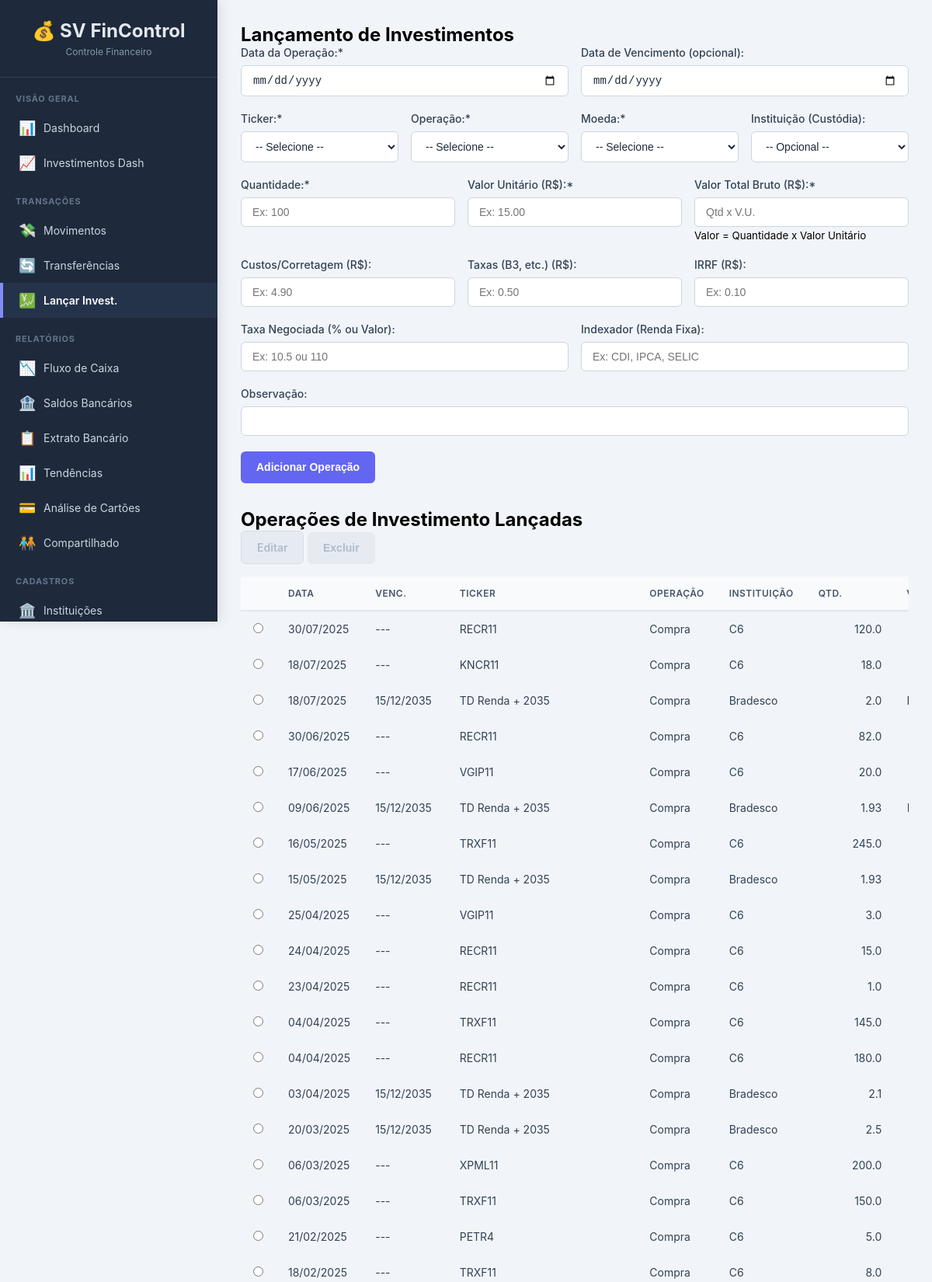
Screenshot of /investimentos (upper part) with the database file from the repository.
### tables this page shows
CREATE TABLE investimentos (
        id INTEGER PRIMARY KEY AUTOINCREMENT,
        data_investimento TEXT NOT NULL,
        data_vencimento TEXT,
        ticker_id INTEGER NOT NULL,
        operacao_id INTEGER NOT NULL,
        moeda_id INTEGER NOT NULL,
        quantidade REAL NOT NULL,
        valor_total REAL NOT NULL, custos REAL DEFAULT 0, taxas REAL DEFAULT 0, irrf REAL DEFAULT 0, valor_unitario REAL DEFAULT 0, instituicao_id INTEGER REFERENCES instituicoes(id), taxa_negociada REAL, indexador TEXT, observacao TEXT, 
        FOREIGN KEY (ticker_id) REFERENCES tickers (id),
        FOREIGN KEY (operacao_id) REFERENCES operacoes (id),
        FOREIGN KEY (moeda_id) REFERENCES moedas (id)
    );

CREATE TABLE tickers (
        id INTEGER PRIMARY KEY AUTOINCREMENT,
        descricao TEXT NOT NULL UNIQUE,
        classe TEXT NOT NULL,
        tipo TEXT NOT NULL
    );

CREATE TABLE operacoes (
        id INTEGER PRIMARY KEY AUTOINCREMENT,
        descricao TEXT NOT NULL UNIQUE,
        natureza TEXT NOT NULL CHECK(natureza IN ('Entrada', 'Saida'))
    );

CREATE TABLE instituicoes (
        id INTEGER PRIMARY KEY AUTOINCREMENT,
        descricao TEXT NOT NULL UNIQUE
    );

### app.py (the view)
@app.route('/investimentos')
def investimentos():
    conn = get_db_connection()
    investimentos_list = conn.execute('''
        SELECT
            i.*, strftime('%d/%m/%Y', i.data_investimento) as data_inv_formatada,
            strftime('%d/%m/%Y', i.data_vencimento) as data_venc_formatada,
            t.descricao as ticker_nome, o.descricao as operacao_nome,
            o.natureza as operacao_natureza, m.codigo as moeda_codigo,
            inst.descricao as instituicao_nome
        FROM investimentos i
        JOIN tickers t ON i.ticker_id = t.id
        JOIN operacoes o ON i.operacao_id = o.id
        JOIN moedas m ON i.moeda_id = m.id
        LEFT JOIN instituicoes inst ON i.instituicao_id = inst.id
        ORDER BY i.data_investimento DESC, i.id DESC
    ''').fetchall()
    tickers_list = conn.execute('SELECT * FROM tickers ORDER BY descricao').fetchall()
    operacoes_list = conn.execute('SELECT * FROM operacoes ORDER BY descricao').fetchall()
    moedas_list = conn.execute('SELECT * FROM moedas ORDER BY codigo').fetchall()
    instituicoes_list = conn.execute('SELECT * FROM instituicoes ORDER BY descricao').fetchall()
    conn.close()
    return render_template('investimentos.html',
                           investimentos=investimentos_list, tickers=tickers_list,
                           operacoes=operacoes_list, moedas=moedas_list,
                           instituicoes=instituicoes_list)

### app.py (called while the page is built)
def format_brl(value):
    if pd.isna(value) or value == 0:
         return "R$ 0,00"
    try:
         float_value = float(value)
         if float_value == 0.0 and math.copysign(1.0, float_value) == -1.0:
             return "R$ 0,00"
         return f"R$ {float_value:,.2f}".replace(",", "X").replace(".", ",").replace("X", ".")
    except (ValueError, TypeError):
         return "Valor Inválido"

def get_db_connection():
    conn = sqlite3.connect(DATABASE, detect_types=sqlite3.PARSE_DECLTYPES | sqlite3.PARSE_COLNAMES)
    conn.execute("PRAGMA foreign_keys = ON;")
    conn.execute("PRAGMA journal_mode=WAL")
    conn.row_factory = sqlite3.Row
    return conn

### templates/investimentos.html (shortened to what this page needs)
{% extends "base.html" %}
{% block content %}
    <h2>Lançamento de Investimentos</h2>
    <form method="POST" action="{{ url_for('add_investimento') }}">
        <div style="display: grid; grid-template-columns: 1fr 1fr; gap: 1rem;">
            <div class="form-group">
                <label for="data_investimento">Data da Operação:*</label>
                <input type="date" name="data_investimento" required>
            </div>
            <div class="form-group">
                <label for="data_vencimento">Data de Vencimento (opcional):</label>
                <input type="date" name="data_vencimento">
            </div>
        </div>
        <div style="display: grid; grid-template-columns: repeat(4, 1fr); gap: 1rem;">
            <div class="form-group">
                <label for="ticker_id">Ticker:*</label>
                <select name="ticker_id" required>
                    <option value="">-- Selecione --</option>
                </select>
            </div>
            <div class="form-group">
                <label for="operacao_id">Operação:*</label>
                <select name="operacao_id" required>
                    <option value="">-- Selecione --</option>
                </select>
            </div>
             <div class="form-group">
                <label for="moeda_id">Moeda:*</label>
                <select name="moeda_id" required>
                    <option value="">-- Selecione --</option>
                </select>
            </div>
            <div class="form-group">
                <label for="instituicao_id">Instituição (Custódia):</label>
                <select name="instituicao_id">
                    <option value="">-- Opcional --</option>
                </select>
            </div>
        </div>
        <div style="display: grid; grid-template-columns: 1fr 1fr 1fr; gap: 1rem;">
            <div class="form-group">
                <label for="quantidade">Quantidade:*</label>
                <input type="number" name="quantidade" step="any" min="0" required placeholder="Ex: 100">
            </div>
            <div class="form-group">
                <label for="valor_unitario">Valor Unitário (R$):*</label>
                <input type="number" name="valor_unitario" step="any" min="0" required placeholder="Ex: 15.00">
            </div>
             <div class="form-group">
                <label for="valor_total">Valor Total Bruto (R$):*</label>
                <input type="number" name="valor_total" step="0.01" min="0" required placeholder="Qtd x V.U.">
                 <small>Valor = Quantidade x Valor Unitário</small>
            </div>
        </div>
        <div style="display: grid; grid-template-columns: 1fr 1fr 1fr; gap: 1rem;">
            <div class="form-group">
                <label for="custos">Custos/Corretagem (R$):</label>
                <input type="number" name="custos" step="0.01" min="0" placeholder="Ex: 4.90">
            </div>
            <div class="form-group">
                <label for="taxas">Taxas (B3, etc.) (R$):</label>
                <input type="number" name="taxas" step="0.01" min="0" placeholder="Ex: 0.50">
            </div>
            <div class="form-group">
                <label for="irrf">IRRF (R$):</label>
                <input type="number" name="irrf" step="0.01" min="0" placeholder="Ex: 0.10">
            </div>
        </div>
        <div style="display: grid; grid-template-columns: 1fr 1fr; gap: 1rem;">
             <div class="form-group">
                <label for="taxa_negociada">Taxa Negociada (% ou Valor):</label>
                <input type="number" step="any" name="taxa_negociada" placeholder="Ex: 10.5 ou 110">
            </div>
            <div class="form-group">
                <label for="indexador">Indexador (Renda Fixa):</label>
                <input type="text" name="indexador" placeholder="Ex: CDI, IPCA, SELIC">
            </div>
        </div>
        <div class="form-group">
            <label for="observacao">Observação:</label>
            <input type="text" name="observacao" autocomplete="off">
        </div>
        <button type="submit" class="btn btn-primary">Adicionar Operação</button>
    </form>
    <h2 style="margin-top: 2rem;">Operações de Investimento Lançadas</h2>
    <div class="action-buttons" style="margin-bottom: 1rem;">
        <a href="#" id="btn-editar" class="btn btn-secondary" disabled>Editar</a>
        <button type="submit" form="form-excluir" id="btn-excluir" class="btn btn-danger" disabled>Excluir</button>
    </div>
    <div style="overflow-x: auto;"> <table style="font-size: 0.85em; white-space: nowrap;"> <thead>
                <tr>
                    <th style="width: 3%;"></th>
                    <th>Data</th>
                    <th>Venc.</th>
                    <th>Ticker</th>
                    <th>Operação</th>
                    <th>Instituição</th>
                    <th>Qtd.</th>
                    <th>V. Unit.</th>
                </tr>
            </thead>
            <tbody>
                {% for inv in investimentos %}
                <tr id="row-{{ inv.id }}">
                    <td><input type="radio" name="selecionado" value="{{ inv.id }}" onchange="itemSelecionado(this, 'investimentos')"></td>
                    <td>{{ inv.data_inv_formatada }}</td>
                    <td>{{ inv.data_venc_formatada or '---' }}</td>
                    <td>{{ inv.ticker_nome }}</td>
                    <td>{{ inv.operacao_nome }}</td>
                    <td>{{ inv.instituicao_nome or '---' }}</td>
                    <td style="text-align: right;">{{ inv.quantidade }}</td>
                    <td style="text-align: right;">{{ format_brl(inv.valor_unitario) }}</td>
                </tr>
                {% else %}
                <tr><td colspan="15">Nenhuma operação de investimento lançada.</td></tr>
                {% endfor %}
            </tbody>
        </table>
    </div>
{% endblock %}

### templates/base.html (style rules this page uses)
* { margin: 0; padding: 0; box-sizing: border-box; }
body { font-family: -apple-system, BlinkMacSystemFont, "Segoe UI", Roboto, "Helvetica Neue", Arial, sans-serif; background-color: #f1f5f9; min-height: 100vh; display: flex; }
table { width: 100%; border-collapse: collapse; }
thead { background: #f8fafc; }
th { padding: 14px 16px; text-align: left; font-size: 12px; font-weight: 600; color: #475569; text-transform: uppercase; letter-spacing: 0.5px; border-bottom: 2px solid #e2e8f0; white-space: nowrap; }
td { padding: 14px 16px; border-bottom: 1px solid #f1f5f9; color: #334155; font-size: 14px; }
.form-group { margin-bottom: 20px; }
.form-group label { display: block; margin-bottom: 8px; font-weight: 500; font-size: 14px; color: #334155; }
.form-group input, .form-group select, .form-group textarea { width: 100%; padding: 10px 14px; border: 1px solid #cbd5e1; border-radius: 6px; font-size: 14px; transition: border-color 0.2s, box-shadow 0.2s; background: white; color: #1e293b; }
.btn { padding: 10px 20px; border: none; border-radius: 6px; cursor: pointer; font-size: 14px; font-weight: 600; transition: all 0.2s ease-in-out; display: inline-flex; align-items: center; gap: 8px; text-decoration: none; line-height: 1.5; }
.btn-primary { background-color: #6366f1; color: white; }
.btn-secondary { background: #e2e8f0; color: #475569; border: 1px solid #cbd5e1; }
.btn-danger { background: #fecaca; color: #b91c1c; }
.btn[disabled] { background: #e2e8f0; color: #94a3b8; cursor: not-allowed; transform: none !important; box-shadow: none !important; opacity: 0.7; }

### rows the page displays
investimentos: data_inv_formatada "30/07/2025", data_venc_formatada "---", ticker_nome "RECR11", operacao_nome "Compra", descricao "C6", quantidade "120.0"
investimentos: data_inv_formatada "18/07/2025", data_venc_formatada "---", ticker_nome "KNCR11", operacao_nome "Compra", descricao "C6", quantidade "18.0"
investimentos: data_inv_formatada "18/07/2025", data_vencimento "15/12/2035", ticker_nome "TD Renda + 2035", operacao_nome "Compra", descricao "Bradesco", quantidade "2.0"
investimentos: data_inv_formatada "30/06/2025", data_venc_formatada "---", ticker_nome "RECR11", operacao_nome "Compra", descricao "C6", quantidade "82.0"
investimentos: data_inv_formatada "17/06/2025", data_venc_formatada "---", ticker_nome "VGIP11", operacao_nome "Compra", descricao "C6", quantidade "20.0"
investimentos: data_inv_formatada "09/06/2025", data_vencimento "15/12/2035", ticker_nome "TD Renda + 2035", operacao_nome "Compra", descricao "Bradesco", quantidade "1.93"
investimentos: data_inv_formatada "16/05/2025", data_venc_formatada "---", ticker_nome "TRXF11", operacao_nome "Compra", descricao "C6", quantidade "245.0"
investimentos: data_inv_formatada "15/05/2025", data_vencimento "15/12/2035", ticker_nome "TD Renda + 2035", operacao_nome "Compra", descricao "Bradesco", quantidade "1.93"
investimentos: data_inv_formatada "25/04/2025", data_venc_formatada "---", ticker_nome "VGIP11", operacao_nome "Compra", descricao "C6", quantidade "3.0"
investimentos: data_inv_formatada "24/04/2025", data_venc_formatada "---", ticker_nome "RECR11", operacao_nome "Compra", descricao "C6", quantidade "15.0"
investimentos: data_inv_formatada "23/04/2025", data_venc_formatada "---", ticker_nome "RECR11", operacao_nome "Compra", descricao "C6", quantidade "1.0"
investimentos: data_inv_formatada "04/04/2025", data_venc_formatada "---", ticker_nome "TRXF11", operacao_nome "Compra", descricao "C6", quantidade "145.0"
investimentos: data_inv_formatada "04/04/2025", data_venc_formatada "---", ticker_nome "RECR11", operacao_nome "Compra", descricao "C6", quantidade "180.0"
investimentos: data_inv_formatada "03/04/2025", data_vencimento "15/12/2035", ticker_nome "TD Renda + 2035", operacao_nome "Compra", descricao "Bradesco", quantidade "2.1"
investimentos: data_inv_formatada "20/03/2025", data_vencimento "15/12/2035", ticker_nome "TD Renda + 2035", operacao_nome "Compra", descricao "Bradesco", quantidade "2.5"
investimentos: data_inv_formatada "06/03/2025", data_venc_formatada "---", ticker_nome "XPML11", operacao_nome "Compra", descricao "C6", quantidade "200.0"
investimentos: data_inv_formatada "06/03/2025", data_venc_formatada "---", ticker_nome "TRXF11", operacao_nome "Compra", descricao "C6", quantidade "150.0"
investimentos: data_inv_formatada "21/02/2025", data_venc_formatada "---", ticker_nome "PETR4", operacao_nome "Compra", descricao "C6", quantidade "5.0"
investimentos: data_inv_formatada "18/02/2025", data_venc_formatada "---", ticker_nome "TRXF11", operacao_nome "Compra", descricao "C6", quantidade "8.0"
